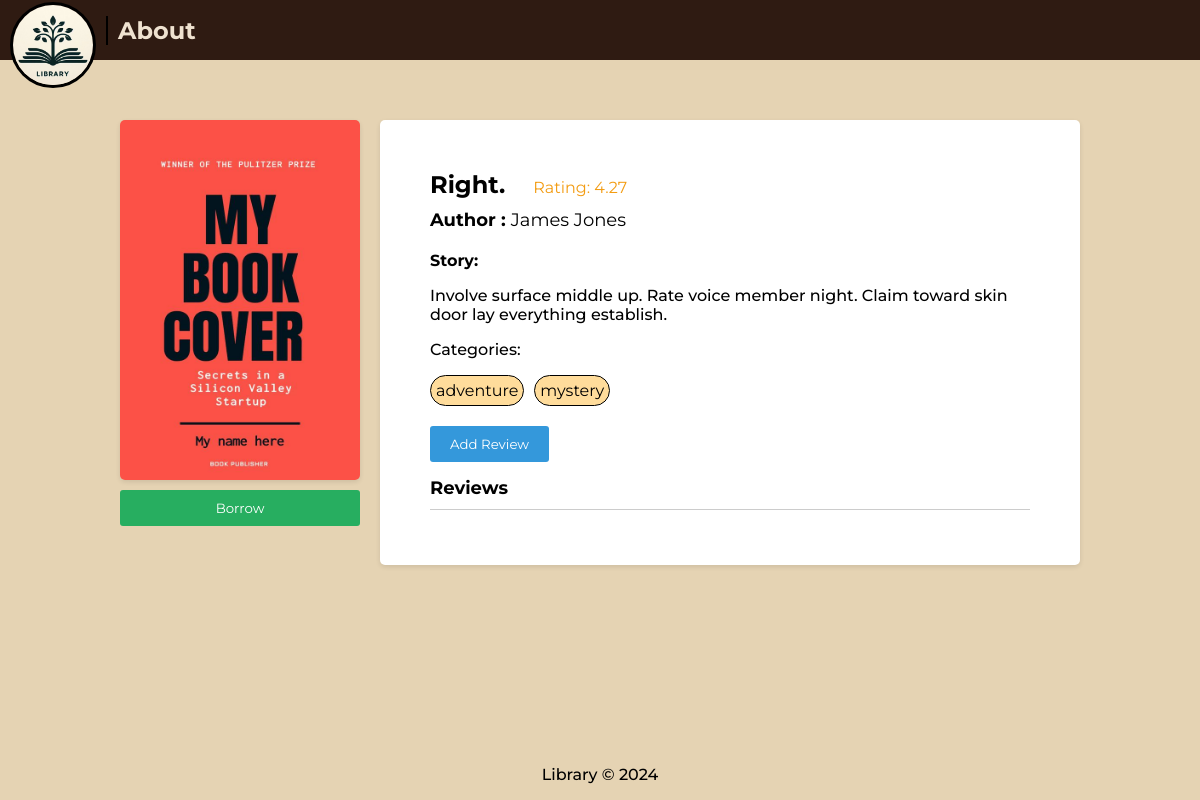
/book/46/, run on an earlier commit of the app's database.
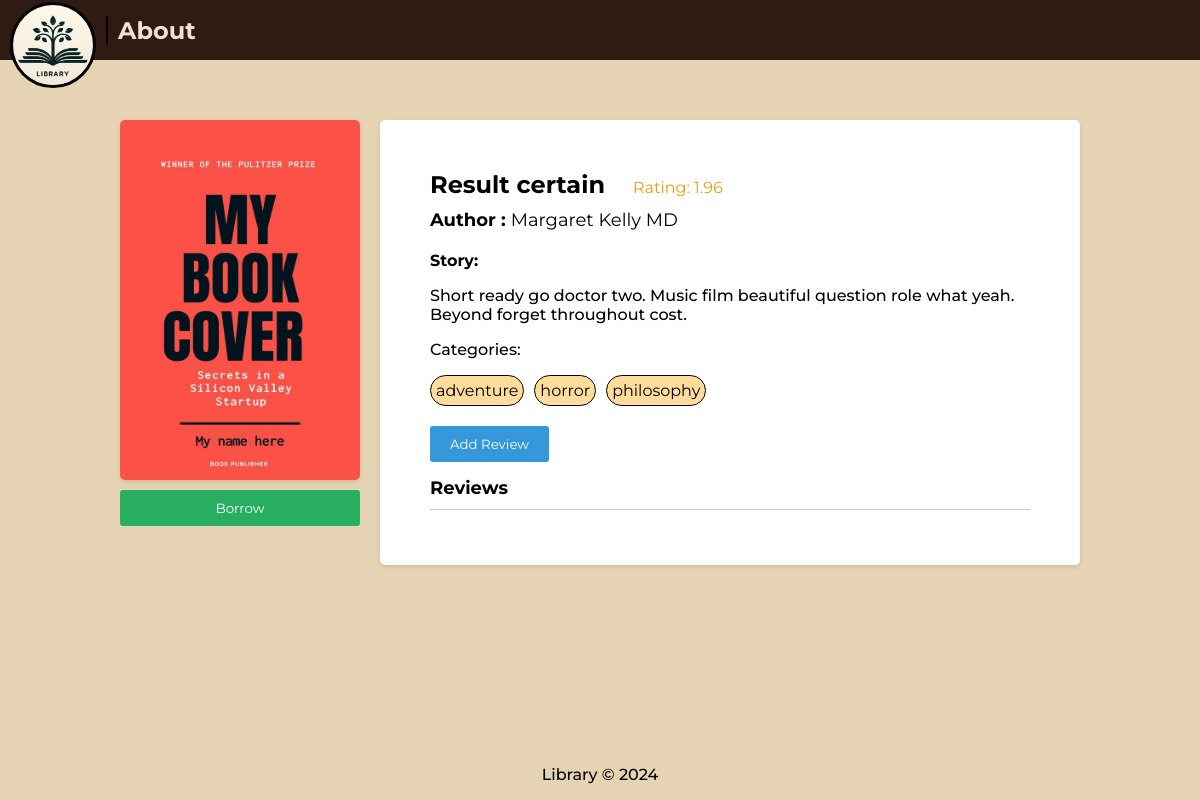
And on a later commit of the database.
### libraryManager/models.py (models this page shows, shortened)
class Book(models.Model):
    title = models.CharField(max_length=200)
    author = models.CharField(max_length=200)
    rating = models.DecimalField(max_digits=3, decimal_places=2, validators=[MinValueValidator(1.0), MaxValueValidator(5.0)])
    story = models.TextField()
    categories = models.ManyToManyField(Category, blank=True)
    dateAdded = models.DateTimeField(auto_now_add=True)
    datePublished = models.DateField()
    cover = models.ImageField(upload_to='covers/')
    isAvailable = models.BooleanField(default=True)

class Category(models.Model):
    name = models.CharField(max_length=100)

### libraryManager/views.py (the view)
# urls.py: path('book/<int:book_id>/', views.bookDetails),
@never_cache
def bookDetails(request, book_id):
    book = Book.objects.get(id=book_id)
    reviews = Review.objects.filter(book=book)
    data = {'book': book, 'reviews': reviews}
    return render(request, 'book-page.html', data)

### templates/book-page.html (shortened to what this page needs)
{% extends 'base.html' %}
{% load static %}
{% block css_js %}
<link rel="stylesheet" href="{% static 'css/book-page.css' %}" />
{% endblock %}
{% block content %}
<div class="book-cover">
  <img src="{{ book.cover.url }}" width="236" height="363" valign="top" style="float: left" />
  {% if user.is_superuser and book.isAvailable %}
  <form id="delete-form" action="/delete/{{ book.id }}/" method="DELETE">
    {% csrf_token %}
    <button class="delete-button">Delete</button>
  </form>
  {% else %}
  {% if book.isAvailable %}
  <form action="/borrow/{{ book.id }}/" method="POST">
    <button id="borrow-button" class="borrow-button">Borrow</button>
  </form>
  {% elif user.is_superuser %}
  <button class="unavailable" disabled>Delete</button>
  {% else %}
  <button class="unavailable" disabled>Unavailable</button>
  {% endif %}
  {% endif %}
</div>
<div class="container">
  <div class="book-details">
    <div class="book-name-rating">
      <span class="book-name"><b>{{book.title}}</b></span><span style="margin-left: 28px" class="rating">Rating:
        {{ book.rating.normalize }}</span>
    </div>
    <div class="author">
      <b>Author : </b>
      {{book.author}}
    </div>
    <div class="story-description">
      <b>Story: </b>
      <p class="story-paragraph">
        {{book.story}}
      </p>
    </div>
    <div class="category">
      <p>Categories:</p>
      <ul>
        {% for category in book.categories.all %}
        <li>{{ category.name }}</li>
        {% endfor %}
      </ul>
    </div>
  </div>
  <div class="add-review">
    <a href="/review/{{ book.id }}/"><button>Add Review</button></a>
  </div>
  <h2 class="reviews-word">Reviews</h2>
  <div class="reviews">
  </div>
</div>
{% endblock %}

What changed in the data, as far as the page shows it:
no longer on this page (row unchanged): Category: name "mystery"
changed Book: title "Right." → "Result certain"; rating.normalize "4.27" → "1.96"; author "James Jones" → "Margaret Kelly MD"; story "Involve surface middle up. Rate voice member night. Claim toward skin door lay everything establish." → "Short ready go doctor two. Music film beautiful question role what yeah. Beyond forget throughout cost."
now on this page (row unchanged): Category: name "horror"
now on this page (row unchanged): Category: name "philosophy"
